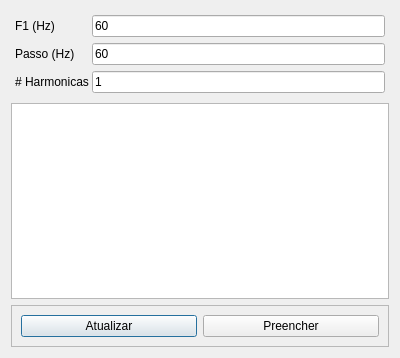
<?xml version="1.0" encoding="UTF-8"?>
<ui version="4.0">
 <class>DialogHarm</class>
 <widget class="QDialog" name="DialogHarm">
  <property name="geometry">
   <rect>
    <x>0</x>
    <y>0</y>
    <width>400</width>
    <height>358</height>
   </rect>
  </property>
  <property name="windowTitle">
   <string>Harmônicas</string>
  </property>
  <property name="windowIcon">
   <iconset resource="../img/bree.qrc">
    <normaloff>:/bree/table.png</normaloff>:/bree/table.png</iconset>
  </property>
  <layout class="QVBoxLayout" name="verticalLayout">
   <item>
    <layout class="QFormLayout" name="formLayout">
     <property name="horizontalSpacing">
      <number>3</number>
     </property>
     <property name="leftMargin">
      <number>4</number>
     </property>
     <property name="topMargin">
      <number>4</number>
     </property>
     <property name="rightMargin">
      <number>4</number>
     </property>
     <property name="bottomMargin">
      <number>4</number>
     </property>
     <item row="0" column="0">
      <widget class="QLabel" name="label">
       <property name="text">
        <string>F1 (Hz)</string>
       </property>
      </widget>
     </item>
     <item row="0" column="1">
      <widget class="QLineEdit" name="inputF1">
       <property name="text">
        <string>60</string>
       </property>
      </widget>
     </item>
     <item row="1" column="0">
      <widget class="QLabel" name="label_2">
       <property name="text">
        <string>Passo (Hz)</string>
       </property>
      </widget>
     </item>
     <item row="1" column="1">
      <widget class="QLineEdit" name="inputPasso">
       <property name="text">
        <string>60</string>
       </property>
      </widget>
     </item>
     <item row="2" column="0">
      <widget class="QLabel" name="label_3">
       <property name="text">
        <string># Harmonicas</string>
       </property>
      </widget>
     </item>
     <item row="2" column="1">
      <widget class="QLineEdit" name="inputNharm">
       <property name="text">
        <string>1</string>
       </property>
      </widget>
     </item>
    </layout>
   </item>
   <item>
    <widget class="QTableView" name="tableViewHarm"/>
   </item>
   <item>
    <widget class="QFrame" name="frame">
     <property name="frameShape">
      <enum>QFrame::StyledPanel</enum>
     </property>
     <property name="frameShadow">
      <enum>QFrame::Raised</enum>
     </property>
     <layout class="QHBoxLayout" name="horizontalLayout">
      <item>
       <widget class="QPushButton" name="bt_refresh">
        <property name="text">
         <string>Atualizar</string>
        </property>
       </widget>
      </item>
      <item>
       <widget class="QPushButton" name="bt_Fill">
        <property name="text">
         <string>Preencher</string>
        </property>
        <property name="icon">
         <iconset resource="../img/bree.qrc">
          <normaloff>:/bree/table.png</normaloff>:/bree/table.png</iconset>
        </property>
       </widget>
      </item>
     </layout>
    </widget>
   </item>
  </layout>
 </widget>
 <resources>
  <include location="../img/bree.qrc"/>
 </resources>
 <connections/>
</ui>
